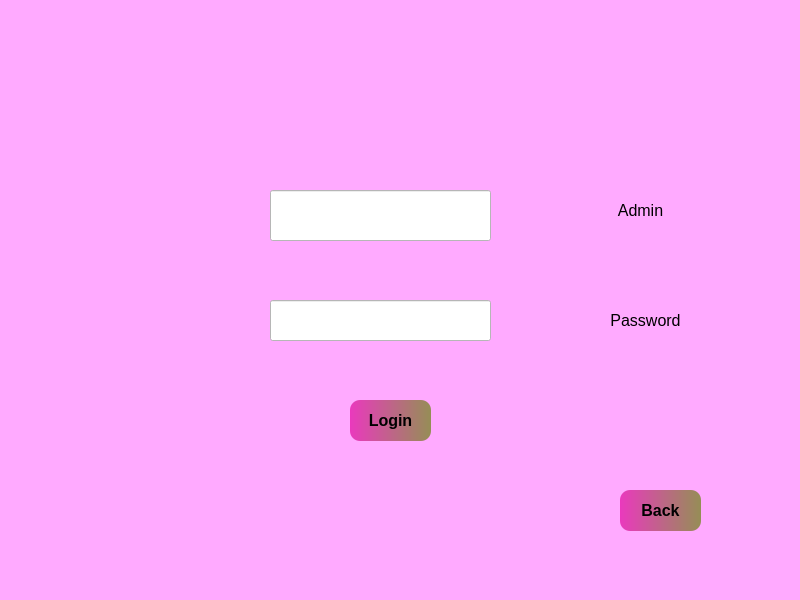
<?xml version="1.0" encoding="UTF-8"?>
<ui version="4.0">
 <class>MainWindow</class>
 <widget class="QMainWindow" name="MainWindow">
  <property name="geometry">
   <rect>
    <x>0</x>
    <y>0</y>
    <width>800</width>
    <height>600</height>
   </rect>
  </property>
  <property name="windowTitle">
   <string>MainWindow</string>
  </property>
  <property name="styleSheet">
   <string notr="true">background-color: rgb(255, 170, 255);</string>
  </property>
  <widget class="QWidget" name="centralwidget">
   <widget class="QLabel" name="label_2">
    <property name="geometry">
     <rect>
      <x>590</x>
      <y>300</y>
      <width>111</width>
      <height>41</height>
     </rect>
    </property>
    <property name="font">
     <font>
      <pointsize>12</pointsize>
     </font>
    </property>
    <property name="styleSheet">
     <string notr="true">border-radius:20px;</string>
    </property>
    <property name="text">
     <string>Password</string>
    </property>
    <property name="alignment">
     <set>Qt::AlignCenter</set>
    </property>
   </widget>
   <widget class="QPushButton" name="pushButton">
    <property name="geometry">
     <rect>
      <x>350</x>
      <y>400</y>
      <width>81</width>
      <height>41</height>
     </rect>
    </property>
    <property name="font">
     <font>
      <pointsize>12</pointsize>
      <weight>75</weight>
      <bold>true</bold>
     </font>
    </property>
    <property name="styleSheet">
     <string notr="true">border-radius:10px;
background-color: qlineargradient(spread:pad, x1:0, y1:0, x2:1, y2:0, stop:0 rgba(234, 57, 189, 255), stop:1 rgba(149, 142, 86, 255));</string>
    </property>
    <property name="text">
     <string>Login</string>
    </property>
   </widget>
   <widget class="QLabel" name="label">
    <property name="geometry">
     <rect>
      <x>580</x>
      <y>190</y>
      <width>121</width>
      <height>41</height>
     </rect>
    </property>
    <property name="font">
     <font>
      <pointsize>12</pointsize>
     </font>
    </property>
    <property name="styleSheet">
     <string notr="true">border-radius:20px;</string>
    </property>
    <property name="text">
     <string>Admin</string>
    </property>
    <property name="alignment">
     <set>Qt::AlignCenter</set>
    </property>
   </widget>
   <widget class="QLineEdit" name="lineEdit">
    <property name="geometry">
     <rect>
      <x>270</x>
      <y>190</y>
      <width>221</width>
      <height>51</height>
     </rect>
    </property>
    <property name="styleSheet">
     <string notr="true">background-color: rgb(255, 255, 255);</string>
    </property>
   </widget>
   <widget class="QLineEdit" name="lineEdit_2">
    <property name="geometry">
     <rect>
      <x>270</x>
      <y>300</y>
      <width>221</width>
      <height>41</height>
     </rect>
    </property>
    <property name="styleSheet">
     <string notr="true">background-color: rgb(255, 255, 255);</string>
    </property>
   </widget>
   <widget class="QPushButton" name="pushButton_2">
    <property name="geometry">
     <rect>
      <x>620</x>
      <y>490</y>
      <width>81</width>
      <height>41</height>
     </rect>
    </property>
    <property name="font">
     <font>
      <pointsize>12</pointsize>
      <weight>75</weight>
      <bold>true</bold>
     </font>
    </property>
    <property name="styleSheet">
     <string notr="true">border-radius:10px;
background-color: qlineargradient(spread:pad, x1:0, y1:0, x2:1, y2:0, stop:0 rgba(234, 57, 189, 255), stop:1 rgba(149, 142, 86, 255));</string>
    </property>
    <property name="text">
     <string>Back</string>
    </property>
   </widget>
  </widget>
 </widget>
 <resources/>
 <connections/>
</ui>
